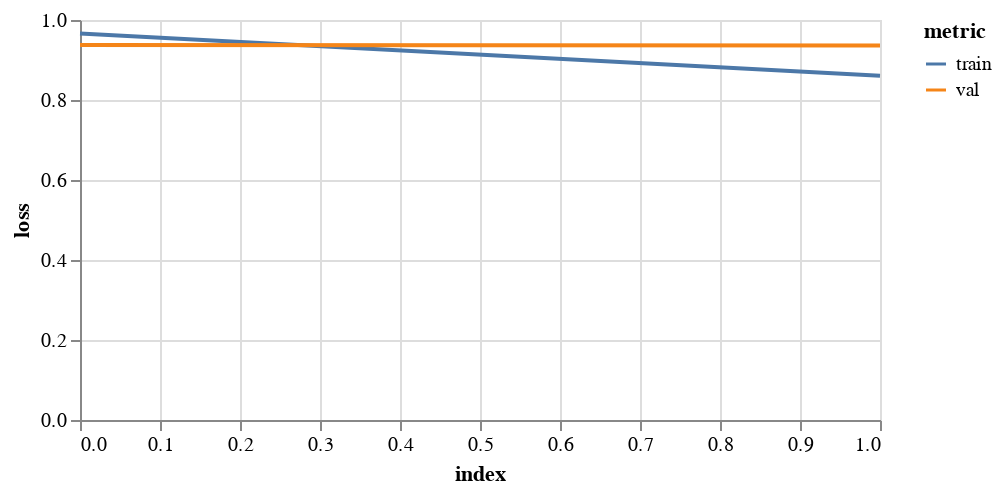

Notebook source saved alongside this figure:
### Markdown cell above
## 3. Train a GCN

### Code cell
gcn = FeaStNet()
history = gcn.trainModel(trainData, valData, 
                     epochs=2, 
                     batch_size=256, 
                     flatten=True, 
                     logTrans=False, 
                     ssTrans=True, 
                     saveDir='./results/debugging/')

plotHistory(history)

### Figure 1 — Vega-Lite specification as saved in the notebook (floating-point values rounded to 4 significant figures)
{"config": {"view": {"continuousWidth": 400, "continuousHeight": 300}}, "data": {"name": "data-ed44245e28d8c85a4b7d05e3856edf91"}, "mark": "line", "encoding": {"color": {"type": "nominal", "field": "metric"}, "tooltip": [{"type": "quantitative", "field": "epoch"}, {"type": "quantitative", "field": "value"}], "x": {"type": "quantitative", "field": "index"}, "y": {"type": "quantitative", "axis": {"title": "loss"}, "field": "value"}}, "height": 200, "transform": [{"fold": ["train", "val"], "as": ["metric", "value"]}], "width": 400, "$schema": "https://vega.github.io/schema/vega-lite/v4.8.1.json", "datasets": {"data-ed44245e28d8c85a4b7d05e3856edf91": [{"index": 0, "train": 0.9661, "val": 0.9373}, {"index": 1, "train": 0.8605, "val": 0.9365}]}}
